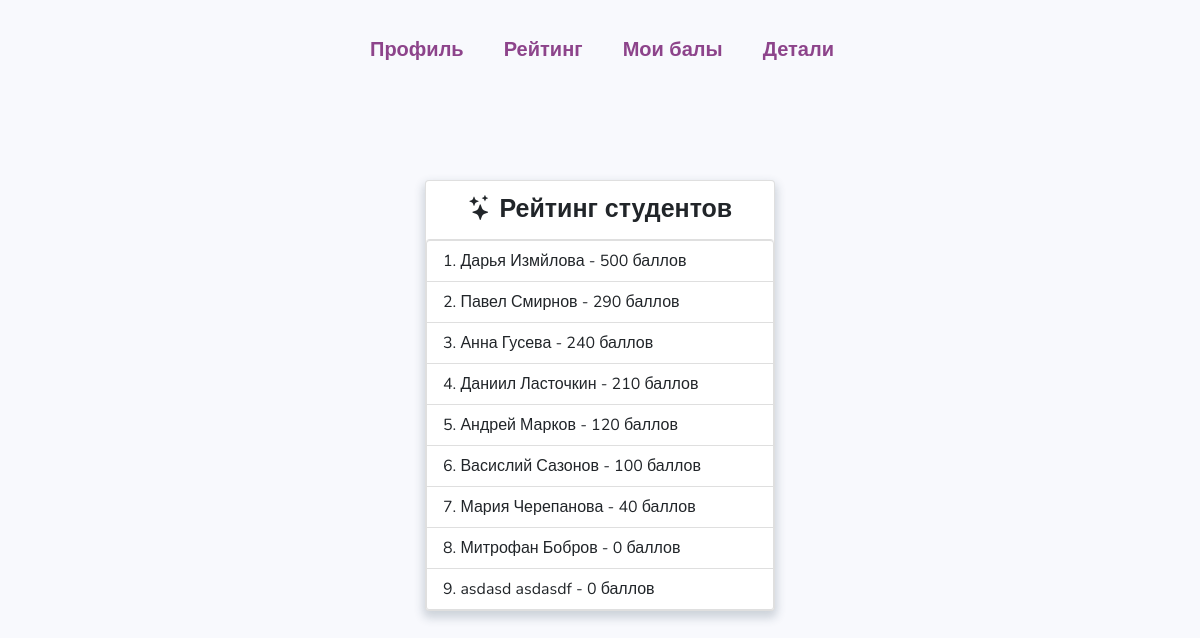
The app's page /rating/, older data.
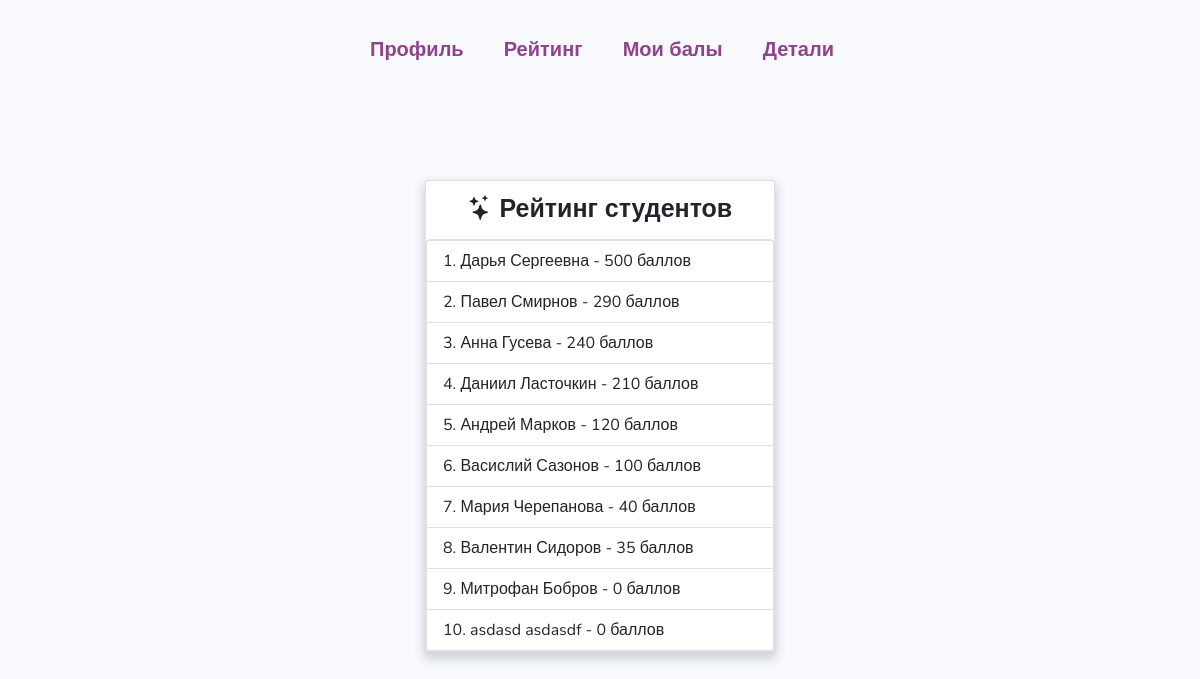
The same page, newer data.
### Points/models.py (models this page shows, shortened)
class Student(AbstractUser):
    email = models.EmailField(_('Адрес электронной почты'), unique=True)
    username = models.CharField(_('Имя пользователя'), max_length=50, unique=True)
    first_name = models.CharField(_('Имя'), max_length=50)
    second_name = models.CharField(_('Фамилия'), max_length=50)
    third_name = models.CharField(_('Отчество'), max_length=50)
    group = models.CharField(_('Группа'), max_length=10)
    institute = models.CharField(_('Институт'), max_length=20)
    hostel = models.CharField(_('Общежитие №'), max_length=1)
    photo = models.ImageField(upload_to='photos', null=True, blank=True, verbose_name='Фото пользователя')
    points = models.IntegerField(_('Баллы'), null=True, blank=True)
    USERNAME_FIELD = 'email'
    REQUIRED_FIELDS = ['username']
    objects = StudentManager()
    class Meta:
        verbose_name = 'Студент'
        verbose_name_plural = 'Студенты'

### Points/views.py (the view)
# urls.py: path('rating/', rating_page, name='rate'),
def rating_page(request):
    students = Student.objects.exclude(username='admin').order_by('-points')
    context = {
        'students': students
    }
    return render(request, 'Points/rating_page.html', context)

### Points/templates/Points/rating_page.html (shortened to what this page needs)
{% extends 'Points/base.html' %}
{% block loadstatic %}
{% load static %}
{% endblock loadstatic %}
{% block css %}
<link href="https://cdn.jsdelivr.net/npm/bootstrap@5.1.3/dist/css/bootstrap.min.css" rel="stylesheet">
<link rel="stylesheet" href="{% static 'css/rate.css' %}">
{% endblock css %}
{% block content %}
<div class="card">
    <div class="title">
        <i class="bi bi-stars"></i> Рейтинг студентов
    </div>
    <ol class="list-group list-group-numbered">
        {% for student in students %}
        {% if student.points %}
         {% if student.pk == user.pk %}
        <li class="list-group-item active" aria-current="true">{{ student.first_name }} {{ student.second_name }} - {{ student.points }} баллов</li>
        {% else %}
        <li class="list-group-item" aria-current="true">{{ student.first_name }} {{ student.second_name }} - {{ student.points }} баллов</li>
        {% endif %}
        {% else %}
        {% if student.pk == user.pk %}
        <li class="list-group-item active" aria-current="true">{{ student.first_name }} {{ student.second_name }} - 0 баллов</li>
        {% else %}
        <li class="list-group-item">{{ student.first_name }} {{ student.second_name }} - 0 баллов</li>
        {% endif %}
        {% endif %}
        {% endfor %}
    </ol>
</div>
{% endblock content %}

### Points/templates/Points/base.html (shortened to what this page needs)
<!DOCTYPE html>
<html lang="en">
<head>
    <link rel="stylesheet" href="https://cdn.jsdelivr.net/npm/bootstrap-icons@1.8.1/font/bootstrap-icons.css">
    {% block css %}{% endblock css %}
</head>
<body>
{% block navbar %}
<div class="rc_nav" id="centered_nav">
    <a href="{% url 'profile' %}" title="Home">Профиль</a>
    <a href="{% url 'rate' %}" title="Services">Рейтинг</a>
    <a href="{% url 'points' %}" title="About">Мои балы</a>
    <a href="{% url 'details' %}" title="About">Детали</a>
</div>
{% endblock navbar %}
{% block content %}
{% endblock content %}
</body>
</html>

### Points/static/css/rate.css (style rules this page uses)
body { margin: 0; background-color: #f8f9fd; font-family: 'Nunito', sans-serif; }
.rc_nav { overflow: hidden; text-align: center; z-index: 6; padding-top: 20px; }
.rc_nav a { display: inline-block; margin-right: -4px; color: #8d448b; padding: 15px 20px; text-decoration: none; font-size: 20px; font-weight: bold; -webkit-transition: background 0.15s linear; -moz-transition: background 0.15s linear; -ms-transition: background 0.15s linear; -o-transition: background 0.15s linear; transition: background 0.15s linear; z-index: 9; }
.card { margin: 0 auto; margin-top: 100px; width: 350px; max-height: auto; -webkit-box-shadow: 0px 5px 10px 2px rgba(34, 60, 80, 0.2); -moz-box-shadow: 0px 5px 10px 2px rgba(34, 60, 80, 0.2); box-shadow: 0px 5px 10px 2px rgba(34, 60, 80, 0.2); }
.title { text-align: center; font-size: 25px; font-weight: bold; margin: 10px 0; }

Row changes from the older to the newer data that the page shows:
changed Student "Дарья": second_name "Измйлова" → "Сергеевна"
added Student: first_name "Валентин", second_name "Сидоров", points "35"
